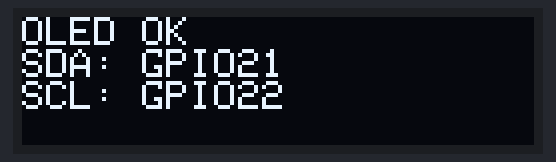
Simulated run of this sketch. Board: ESP32. Parts: 128×32 one-colour display.

Above: at 0.1 s.

The sketch:

oledScreenTest.ino
```cpp
// OLED GND -> ESP32 GND
// OLED VCC -> ESP32 3.3V
// OLED SDA -> D21 / GPIO21
// OLED SCL -> D22 / GPIO22

#include <Wire.h>
#include <Adafruit_GFX.h>
#include <Adafruit_SSD1306.h>

#define SCREEN_WIDTH 128
#define SCREEN_HEIGHT 32
#define OLED_RESET -1
#define OLED_ADDR 0x3C

Adafruit_SSD1306 display(SCREEN_WIDTH, SCREEN_HEIGHT, &Wire, OLED_RESET);

void setup() {
  Serial.begin(115200);

  Wire.begin(21, 22);  // SDA, SCL for ESP32

  if (!display.begin(SSD1306_SWITCHCAPVCC, OLED_ADDR)) {
    Serial.println("OLED not found");
    while (true) {
      delay(100);
    }
  }

  display.clearDisplay();
  display.setTextSize(1);
  display.setTextColor(SSD1306_WHITE);
  display.setCursor(0, 0);
  display.println("OLED OK");
  display.println("SDA: GPIO21");
  display.println("SCL: GPIO22");
  display.display();
}

void loop() {
  // OLED-only wiring test.
}
```
